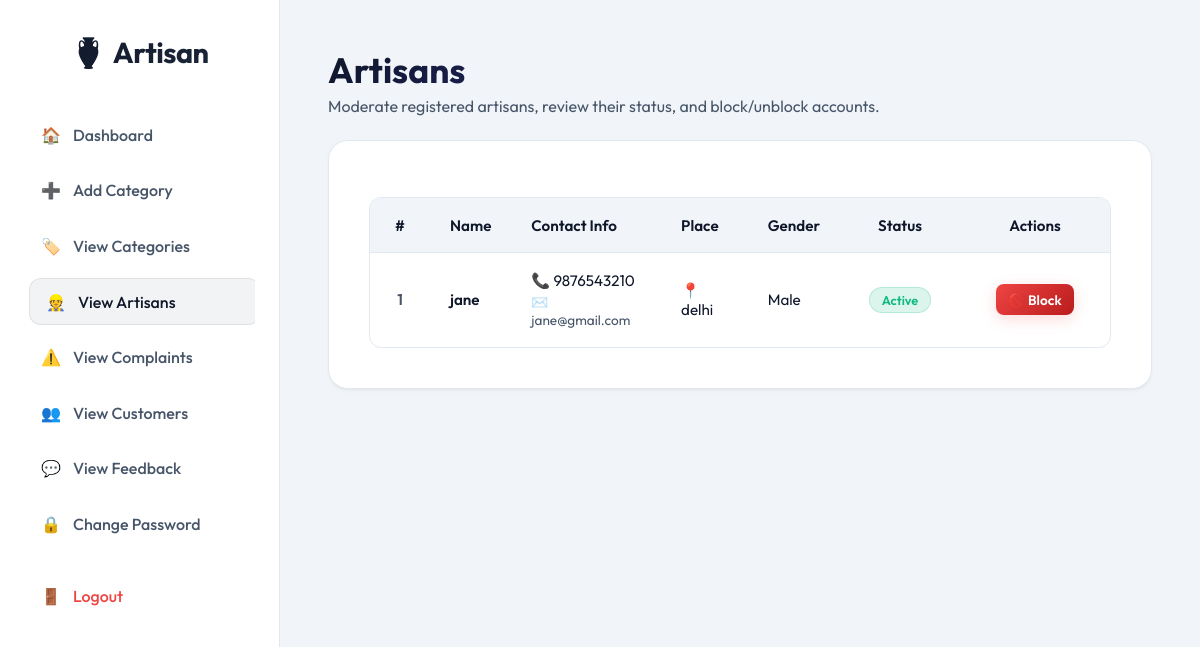
Page /viewartisan (signed in) on the committed database.
### Artstore/models.py (models this page shows)
class artisan(models.Model):
    name = models.CharField(max_length=100)
    phone = models.CharField(max_length=100)
    email = models.CharField(max_length=100)
    place = models.CharField(max_length=100)
    gender = models.CharField(max_length=100)
    LOGIN = models.ForeignKey(login,on_delete=models.CASCADE,default=1)

### Artstore/views.py (the view)
# urls.py: path('viewartisan',views.viewartisan),
def viewartisan(request):
    if not check_admin(request):
        messages.error(request, "Access denied.")
        return redirect('/log')
    data = artisan.objects.all()
    return render(request, 'admin/view_artisan.html', {"data": data})

### Artstore/views.py (called while the page is built)
def check_admin(request):
    return request.session.get('usertype') == 'admin'

### templates/admin/view_artisan.html (shortened to what this page needs)
{% extends 'base.html' %}
{% block content %}
<div>
    <h1 class="page-title">Artisans</h1>
    <p class="page-subtitle">Moderate registered artisans, review their status, and block/unblock accounts.</p>
    <div class="content-card">
        {% if data %}
            <div class="table-responsive">
                <table>
                    <thead>
                        <tr>
                            <th style="width: 60px; text-align: center;">#</th>
                            <th>Name</th>
                            <th>Contact Info</th>
                            <th>Place</th>
                            <th>Gender</th>
                            <th style="width: 120px; text-align: center;">Status</th>
                            <th style="width: 150px; text-align: center;">Actions</th>
                        </tr>
                    </thead>
                    <tbody>
                        {% for i in data %}
                            <tr>
                                <td style="text-align: center; font-weight: 600; color: var(--text-muted);">{{ forloop.counter }}</td>
                                <td style="font-weight: 600;">{{ i.name }}</td>
                                <td>
                                    <div style="font-size: 0.95rem;">📞 {{ i.phone }}</div>
                                    <div style="font-size: 0.85rem; color: var(--text-muted); margin-top: 0.2rem;">✉️ {{ i.email }}</div>
                                </td>
                                <td>📍 {{ i.place }}</td>
                                <td>{{ i.gender }}</td>
                                <td style="text-align: center;">
                                    {% if i.LOGIN.usertype == 'blocked' %}
                                        <span class="badge badge-danger">Blocked</span>
                                    {% else %}
                                        <span class="badge badge-success">Active</span>
                                    {% endif %}
                                </td>
                                <td style="text-align: center;">
                                    {% if i.LOGIN.usertype == 'blocked' %}
                                        <a href="/unblockartisan/{{ i.id }}" class="btn btn-secondary btn-sm" style="border-color: rgba(16, 185, 129, 0.3); color: #10b981;">✔️ Unblock</a>
                                    {% else %}
                                        <a href="/blockartisan/{{ i.id }}" class="btn btn-danger btn-sm" onclick="return confirm('Are you sure you want to block this artisan?')">🚫 Block</a>
                                    {% endif %}
                                </td>
                            </tr>
                        {% endfor %}
                    </tbody>
                </table>
            </div>
        {% else %}
            <div style="text-align: center; padding: 3rem 1.5rem; color: var(--text-muted);">
                <h3>No artisans registered yet</h3>
                <p style="margin-top: 0.5rem;">Artisans can register from the registration page.</p>
            </div>
        {% endif %}
    </div>
</div>
{% endblock %}

### templates/base.html (style rules this page uses)
:root { --bg-color: #f8fafc; --sidebar-bg: #ffffff; --card-bg: #ffffff; --border-color: #e2e8f0; --primary-gradient: linear-gradient(135deg, #0f172a 0%, #1e293b 100%); --accent-gradient: linear-gradient(135deg, #3b82f6 0%, #1d4ed8 100%); --text-color: #0f172a; --text-muted: #475569; --shadow: 0 1px 3px 0 rgba(0, 0, 0, 0.05), 0 1px 2px -1px rgba(0, 0, 0, 0.05), 0 4px 6px -1px rgba(0, 0, 0, 0.02); --glow: 0 0 12px rgba(15, 23, 42, 0.05); }
* { box-sizing: border-box; margin: 0; padding: 0; font-family: 'Outfit', sans-serif; }
body { background-color: #f1f5f9; color: var(--text-color); min-height: 100vh; display: flex; overflow-x: hidden; background-image: none; }
.content-card { background: var(--card-bg); backdrop-filter: blur(8px); -webkit-backdrop-filter: blur(8px); border: 1px solid var(--border-color); border-radius: 20px; padding: 2.5rem; box-shadow: var(--shadow); margin-top: 1.5rem; animation: fadeIn 0.5s ease-out; }
h1, h2, h3 { font-family: 'Outfit', sans-serif; font-weight: 700; color: #0f172a; }
.page-title { font-size: 2.2rem; margin-bottom: 0.25rem; background: linear-gradient(135deg, #0f172a 0%, #4338ca 100%); -webkit-background-clip: text; -webkit-text-fill-color: transparent; }
.page-subtitle { color: var(--text-muted); font-size: 1rem; margin-bottom: 1.5rem; }
.table-responsive { overflow-x: auto; margin-top: 1rem; border-radius: 12px; border: 1px solid var(--border-color); background: rgba(255, 255, 255, 0.5); }
table { width: 100%; border-collapse: collapse; text-align: left; background: transparent; }
th { background: rgba(241, 245, 249, 0.95); padding: 1.1rem 1.25rem; font-weight: 600; color: #0f172a; font-size: 0.95rem; border-bottom: 1px solid var(--border-color); }
td { padding: 1.1rem 1.25rem; border-bottom: 1px solid var(--border-color); color: var(--text-color); font-size: 0.95rem; vertical-align: middle; }
tr:last-child td { border-bottom: none; }
.btn { display: inline-flex; align-items: center; justify-content: center; padding: 0.75rem 1.5rem; border-radius: 12px; font-weight: 600; text-decoration: none; transition: all 0.3s ease; cursor: pointer; border: none; font-size: 0.95rem; gap: 0.5rem; }
.btn-danger { background: linear-gradient(135deg, #ef4444 0%, #b91c1c 100%); color: #fff; box-shadow: 0 4px 15px rgba(239, 68, 68, 0.2); }
.btn-sm { padding: 0.4rem 0.8rem; font-size: 0.85rem; border-radius: 8px; }
.badge { display: inline-flex; align-items: center; padding: 0.25rem 0.75rem; border-radius: 50px; font-size: 0.8rem; font-weight: 600; text-transform: capitalize; }
.badge-success { background: rgba(16, 185, 129, 0.15); color: #10b981; border: 1px solid rgba(16, 185, 129, 0.2); }

### rows in the picture
artisan: name "jane", phone "9876543210", email "jane@gmail.com", place "delhi", gender "Male", shows "Active"
